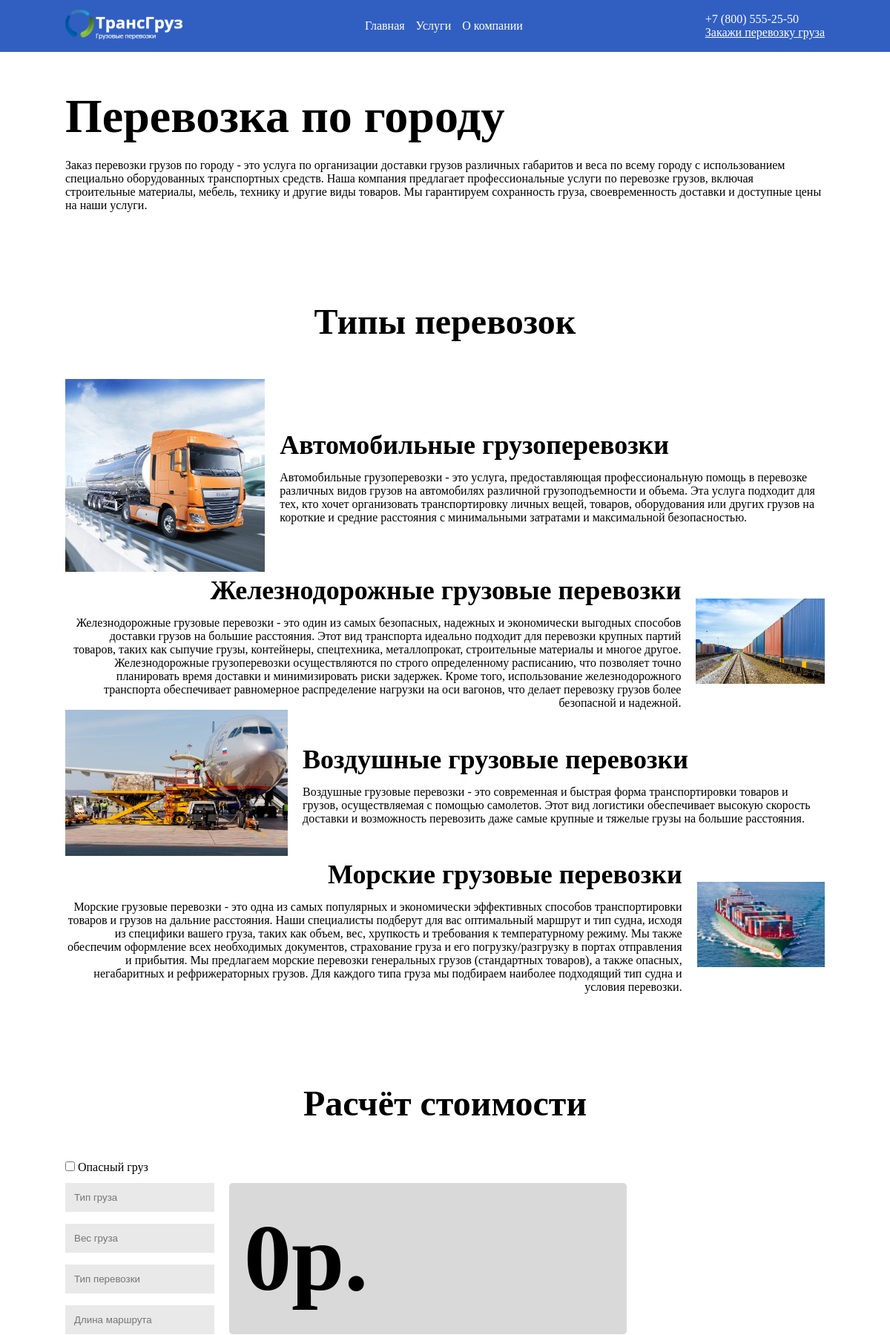
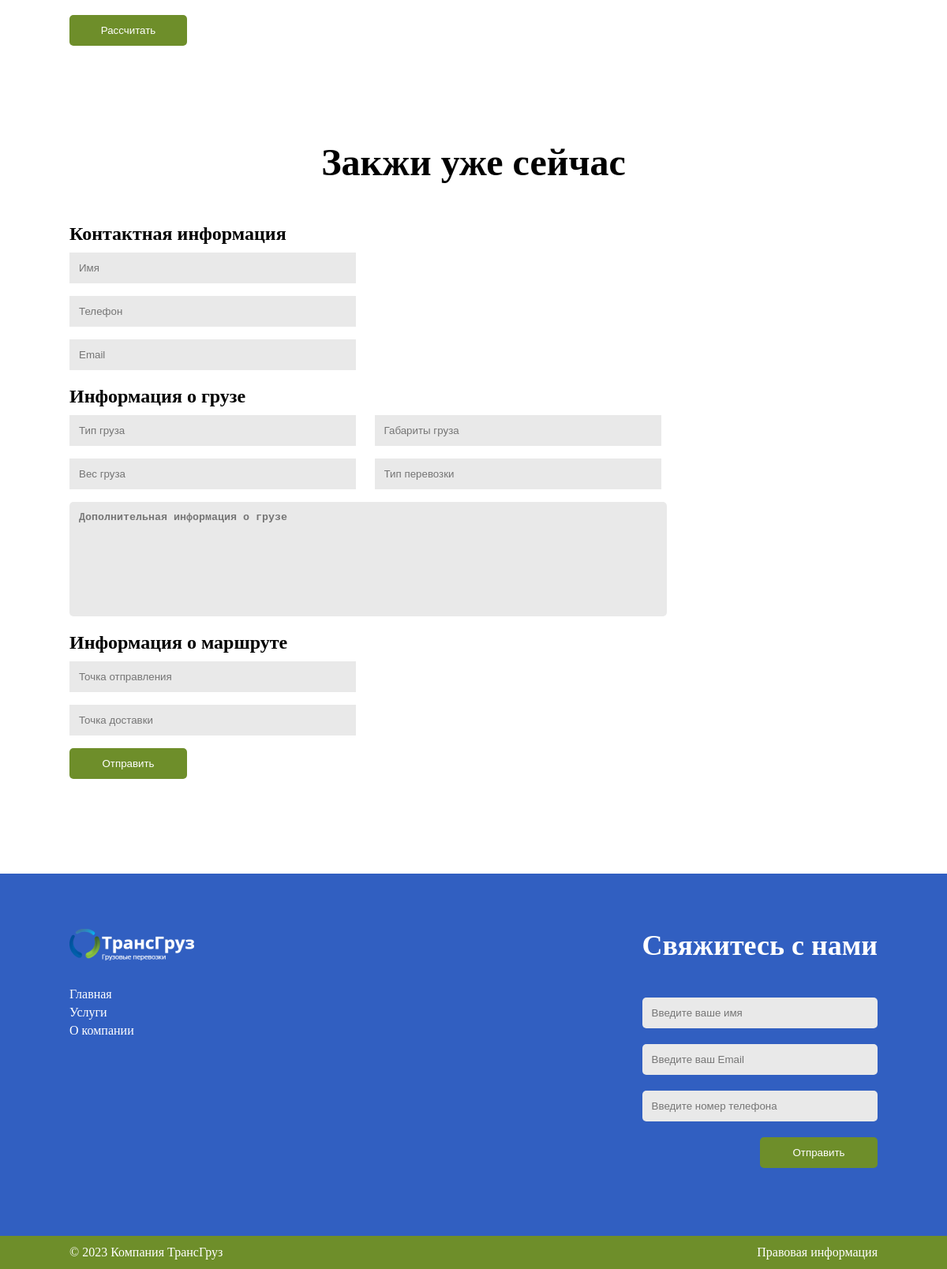
/services/perevozka_po_gorodu, run on the app's committed database (2 pictures, top to bottom).
### transportation/models.py (models this page shows, shortened)
class Menu(models.Model):
    name = models.CharField(max_length=60, verbose_name='Название')
    link = models.CharField(max_length=255, verbose_name='Ссылка')
    class Meta:
        verbose_name = 'Меню'
        verbose_name_plural = 'Меню'

class Cards_orders(models.Model):
    title = models.CharField(max_length=255, verbose_name='Название')
    short_description = models.CharField(max_length=255, blank=True, verbose_name='Краткое описание')
    full_description = models.TextField(blank=True, verbose_name='Полное описание')
    image_card = models.ImageField(upload_to='transporations/images/', verbose_name='Изображение')
    slug = models.SlugField(max_length=255, db_index=True, unique=True)
    class Meta:
        verbose_name = 'Карточка закоза'
        verbose_name_plural = 'Карточки закозов'

class Type_transporation(models.Model):
    title_type = models.CharField(max_length=60, verbose_name='Типы перевозок')
    description = models.TextField(blank=True, verbose_name='Описание')
    image_type = models.ImageField(verbose_name='Изображение')
    class Meta:
        verbose_name = 'Тип перевозок'
        verbose_name_plural = 'Типы перевозок'

### transportation/views.py (the view)
# urls.py: path('services/<slug:name>', views.service, name='service'),
def service(request, name):
    card_items = get_object_or_404(Cards_orders, slug=name)
    data = {
        'title': card_items.title,
        'card_items': card_items,
        'menu_items': menu_items,
        'type_transporations_item': type_transporations_item,
    }
    return render(request, "transportations/service.html", context=data)

### transportation/templates/transportations/service.html
{% extends 'base.html' %}
{% load static %}
{% block service-path %}
<div class="main-page-wrapper">
    <div class="centring">
        <div class="description-pages">
            <h1 class="title-pages">{{ card_items.title }}</h1>
            <p class="text-pages">{{ card_items.full_description }}</p>
        </div>
        <div class="Types-transportation">
            <h2 class="title-section">Типы перевозок</h2>
            <div class="group-card-transportation">
               {% for i in type_transporations_item %}
                    <div class="card-transportation">
                        <div class="image-container">
                            <img src="{{ i.image_type.url }}" alt="">
                        </div>
                        <div class="text-card-transportation-block">
                            <h3 class="title-card-transportation">{{ i.title_type }}</h3>
                            <p class="text-card-transportation">{{ i.description }}</p>
                        </div>
                    </div>
                {% endfor %}
            </div>
        </div>
        <div class="calculating-value">
            <h2 class="title-block">Расчёт стоимости</h2>
            <div class="block-form-service">
                <form action="">
                    <input type="checkbox" id="checkbox" name="checkbox">
                    <label for="checkbox">Опасный груз</label>
                    <div class="info-form">
                        <div class="input-info">
                            <input type="text" placeholder="Тип груза" id="type_cargo">
                            <input type="text" placeholder="Вес груза" id="cargo_weight">
                            <input type="text" placeholder="Тип перевозки" id="type_transportation">
                            <input type="text" placeholder="Длина маршрута" id="route_length">
                        </div>
                        <div class="textarea-service" id="price">
                            0р.
                        </div>
                    </div>
                </form>
                <button class="btn-service" id="btn_service">Рассчитать</button>
            </div>
        </div>
        <div class="order-service">
            <h2 class="title-block">Закжи уже сейчас</h2>
            <div class="block-form-service">
                <form action="" method="POST">
                    <div class="grp-inp contact-info-form">
                        <h2>Контактная информация</h2>
                        <input type="text" placeholder="Имя" name="name">
                        <input type="tel" placeholder="Телефон" name="tel">
                        <input type="email" placeholder="Email" name="email">
                    </div>
                    <div class="grp-inp cargo-info-form">
                        <h2>Информация о грузе</h2>
                        <div class="cargo-grp-inp">
                            <div class="cargo-grp-inp-1 cgi">
                                <input type="text" placeholder="Тип груза" name="type_cargo">
                                <input type="text" placeholder="Вес груза" name="cargo_weight">
                            </div>
                            <div class="cargo-grp-inp-1 cgi">
                                <input type="text" placeholder="Габариты груза" name="dimensions_cargo">
                                <input type="text" placeholder="Тип перевозки" name="type_ransportation">
                            </div>
                        </div>
                        <textarea placeholder="Дополнительная информация о грузе" name="info_cargo"></textarea>
                    </div>
                    <div class="grp-inp route-information-form">
                        <h2>Информация о маршруте</h2>
                        <input type="text" placeholder="Точка отправления" name="point_departure">
                        <input type="text" placeholder="Точка доставки" name="point_delivery ">
                    </div>
                    <input type="submit" value="Отправить" class="btn-service">
                </form>
            </div>
        </div>
    </div>
</div>
{% endblock %}

### templates/base.html (shortened to what this page needs)
{% load static %}
<!DOCTYPE html>
<html lang="ru">
<head>
    <link rel="stylesheet" href="{% static 'transporations/style/index.css' %}">
    <link rel="stylesheet" href="{% static 'transporations/style/service.css' %}">
    <link rel="stylesheet" href="{% static 'transporations/style/company.css' %}">
    <link rel="stylesheet" href="{% static 'transporations/style/services.css' %}">
</head>
<body>
    <header class="header">
        <div class="top-header-wrapper">
            <div class="centring">
                <div class="top-header">
                    <div class="logo">
                        <a href="{% url 'home' %}"><img src="{% static 'transporations/images/logoza 1.png' %}"
                                                     alt="logo"></a>
                    </div>
                    <nav class="menu">
                        <ul class="list-menu">
                            {% for i in menu_items %}
                                <li class="list-item-menu">
                                    <a href="{% url i.link %}" class="link-menu">{{ i.name }}</a>
                                </li>
                            {% endfor %}
                        </ul>
                    </nav>
                    <div class="contact">
                        <div class="tel">+7 (800) 555-25-50</div>
                        <a class="btn-contact" href="#contact-form" id="scroll">Закажи перевозку груза</a>
                    </div>
                </div>
            </div>
        </div>
    </header>
    {% block service-path %}
    {% endblock %}
    <footer class="footer">
        <div class="footer-top-wrapper">
            <div class="centring">
                <div class="footer-top">
                    <div class="footer-left">
                        <div class="logo-footer">
                            <a href="{% url 'home' %}"><img src="{% static 'transporations/images/logoza 1.png' %}" alt="logo"></a>
                        </div>
                        <ul class="list-menu-footer">
                            {% for i in menu_items %}
                                <li class="item-list-menu">
                                    <a href="{% url i.link %}" class="link-menu">{{ i.name }}</a>
                                </li>
                            {% endfor %}
                        </ul>
                    </div>
                    <div class="footer-right">
                        <h3 class="title-block-form">Свяжитесь с нами</h3>
                        <div class="block-form" id="contact-form">
                            <form action="">
                                <input type="text" placeholder="Введите ваше имя">
                                <input type="email" placeholder="Введите ваш Email">
                                <input type="tel" placeholder="Введите номер телефона">
                                <button type="submit">Отправить</button>
                            </form>
                        </div>
                    </div>
                </div>
            </div>
        </div>
        <div class="footer-bottom-wrapper">
            <div class="centring">
                <div class="footer-bottom">
                    <div class="company">© 2023 Компания ТрансГруз</div>
                    <a href="{% url 'company' %}" class="info">Правовая информация</a>
                </div>
            </div>
        </div>
    </footer>
</body>
</html>

### transportation/static/transporations/style/index.css (style rules this page uses)
* { margin: 0; padding: 0; box-sizing: border-box; }
:root { --blue: #315FC1; --green: #6E8E2A; --white: #fff; --black: #000; --light-gray: #D9D9D9; --gray: #E9E9E9; --fz-title-parth: 4rem; --fz-very-big: 3rem; --fz-big: 2.25rem; --fz-normal: 1rem; --fw-regular: 400; --fw-bold: 700; }
html { height: 100%; }
body { display: grid; grid-template-rows: auto 1fr auto; height: 100%; }
a { color: inherit; text-decoration: none; }
button { cursor: pointer; }
input, button, textarea { border: none; outline: none; background: none; }
ul { list-style: none; }
.centring { max-width: 1274px; width: 100%; height: 100%; margin: 0 auto; }
.top-header-wrapper { background-color: var(--blue); padding: 13px 0; position: fixed; top: 0; left: 0; width: 100%; z-index: 1000; }
.top-header { display: flex; justify-content: space-between; align-items: center; color: var(--white); }
.list-menu { display: grid; grid-auto-flow: column; grid-gap: 15px; }
.btn-contact { margin-top: 2px; color: var(--white); text-decoration: underline; }
.title-section { text-align: center; font-size: var(--fz-very-big); }
.Types-transportation { margin-top: 120px; }
.group-card-transportation { margin-top: 50px; }
.card-transportation { display: flex; align-items: center; }
.card-transportation:nth-child(odd) .text-card-transportation-block { margin-left: 20px; }
.card-transportation:nth-child(even) { flex-direction: row-reverse; }
.card-transportation:nth-child(even) .text-card-transportation-block { margin-right: 20px; text-align: right; }
.image-container { max-width: 300px; width: 100%; }
.image-container img { width: 100%; height: 100%; object-fit: cover; }
.title-card-transportation { font-size: var(--fz-big); font-weight: var(--fw-bold); }
.text-card-transportation { font-size: var(--fz-normal); font-weight: var(--fw-regular); margin-top: 14px; }
.footer { background: var(--blue); margin-top: 120px; color: var(--white); padding-top: 70px; }
.footer-top { display: flex; justify-content: space-between; }
.list-menu-footer { margin-top: 30px; }
.item-list-menu:not(:first-child) { margin-top: 5px; }
.footer-right { max-width: 363px; }
.title-block-form { text-align: right; font-size: var(--fz-big); font-weight: var(--fw-bold); }
.block-form form { display: flex; flex-direction: column; align-items: end; margin-top: 25px; }
.block-form input { padding: 12px; background: var(--gray); border-radius: 5px; width: 100%; }
.block-form input:not(:first-child) { margin-top: 20px; }
.block-form button { padding: 12px 32px; color: var(--white); background: var(--green); margin-top: 20px; width: 9.3125rem; border-radius: 5px; }
.footer-bottom-wrapper { margin-top: 86px; background: var(--green); }
.footer-bottom { display: flex; justify-content: space-between; padding: 12px 0; }
@media screen and (max-width: 1300px) { .centring { max-width: 1024px; } }

### transportation/static/transporations/style/service.css (style rules this page uses)
.calculating-value { margin-top: 120px; }
.title-block { margin-bottom: 50px; }
label { cursor: pointer; }
.info-form { display: flex; }
.input-info { display: flex; flex-direction: column; }
.info-form { margin-top: 12px; }
.info-form input, .block-form-service input { padding: 12px; background: var(--gray); }
.textarea-service { padding: 20px; border-radius: 5px; background: var(--light-gray); resize: none; margin-left: 20px; width: 100%; font-size: 128px; font-weight: var(--fw-bold); display: flex; align-items: center; }
.info-form input:not(:first-child) { margin-top: 16px; }
.btn-service, .block-form-service .btn-service { padding: 12px 32px; color: var(--white); background: var(--green); margin-top: 20px; width: 9.3125rem; border-radius: 5px; }
.order-service { margin-top: 120px; }
.block-form-service { max-width: 757px; }
.contact-info-form, .cargo-info-form, .route-information-form { display: flex; flex-direction: column; }
.block-form-service textarea { padding: 12px; border-radius: 5px; background: var(--gray); resize: none; width: 100%; font-weight: var(--fw-bold);; }
.block-form-service input { max-width: 363px; }
.grp-inp:not(:first-child) { margin-top: 20px; }
.grp-inp h2 { margin-bottom: 10px; }
.contact-info-form input:not(:nth-child(2)) { margin-top: 16px; }
.cgi input { width: 100%; }
.cgi input:not(:first-child) { margin-top: 16px; }
.route-information-form input:not(:nth-child(2)) { margin-top: 16px; }
.grp-inp textarea { margin-top: 16px; height: 145px; }
.order-service input[type="submit"] { margin-top: 16px; cursor: pointer; }
.cargo-grp-inp { display: flex; justify-content: space-between; gap: 16px; }

### data on the page
Menu: name "Главная"
Menu: name "Услуги"
Menu: name "О компании"
Cards_orders: title "Перевозка по городу", full_description "Заказ перевозки грузов по городу - это услуга по организации доставки грузов различных габаритов и веса по всему городу с использованием специально оборудованных транспортных средств. Наша компания предлагает профессиональные услуги по перевозке грузов, включая строительные материалы, мебель, технику и другие виды товаров. Мы гарантируем сохранность груза, своевременность доставки и доступные цены на наши услуги."
Type_transporation: image_type (picture), title_type "Автомобильные грузоперевозки", description "Автомобильные грузоперевозки - это услуга, предоставляющая профессиональную помощь в перевозке различных видов грузов на автомобилях различной грузоподъемности и объема. Эта услуга подходит для тех, кто хочет организовать транспортировку личных вещей, товаров, оборудования или других грузов на короткие и средние расстояния с минимальными затратами и максимальной безопасностью."
Type_transporation: image_type (picture), title_type "Железнодорожные грузовые перевозки", description "Железнодорожные грузовые перевозки - это один из самых безопасных, надежных и экономически выгодных способов доставки грузов на большие расстояния. Этот вид транспорта идеально подходит для перевозки крупных партий товаров, таких как сыпучие грузы, контейнеры, спецтехника, металлопрокат, строительные материалы и многое другое. Железнодорожные грузоперевозки осуществляются по строго определенному расписанию, что позволяет точно планировать время доставки и минимизировать риски задержек. Кроме того, использование железнодорожного транспорта обеспечивает равномерное распределение нагрузки на оси вагонов, что делает перевозку грузов более безопасной и надежной."
Type_transporation: image_type (picture), title_type "Воздушные грузовые перевозки", description "Воздушные грузовые перевозки - это современная и быстрая форма транспортировки товаров и грузов, осуществляемая с помощью самолетов. Этот вид логистики обеспечивает высокую скорость доставки и возможность перевозить даже самые крупные и тяжелые грузы на большие расстояния."
Type_transporation: image_type (picture), title_type "Морские грузовые перевозки", description "Морские грузовые перевозки - это одна из самых популярных и экономически эффективных способов транспортировки товаров и грузов на дальние расстояния. Наши специалисты подберут для вас оптимальный маршрут и тип судна, исходя из специфики вашего груза, таких как объем, вес, хрупкость и требования к температурному режиму. Мы также обеспечим оформление всех необходимых документов, страхование груза и его погрузку/разгрузку в портах отправления и прибытия. Мы предлагаем морские перевозки генеральных грузов (стандартных товаров), а также опасных, негабаритных и рефрижераторных грузов. Для каждого типа груза мы подбираем наиболее подходящий тип судна и условия перевозки."
